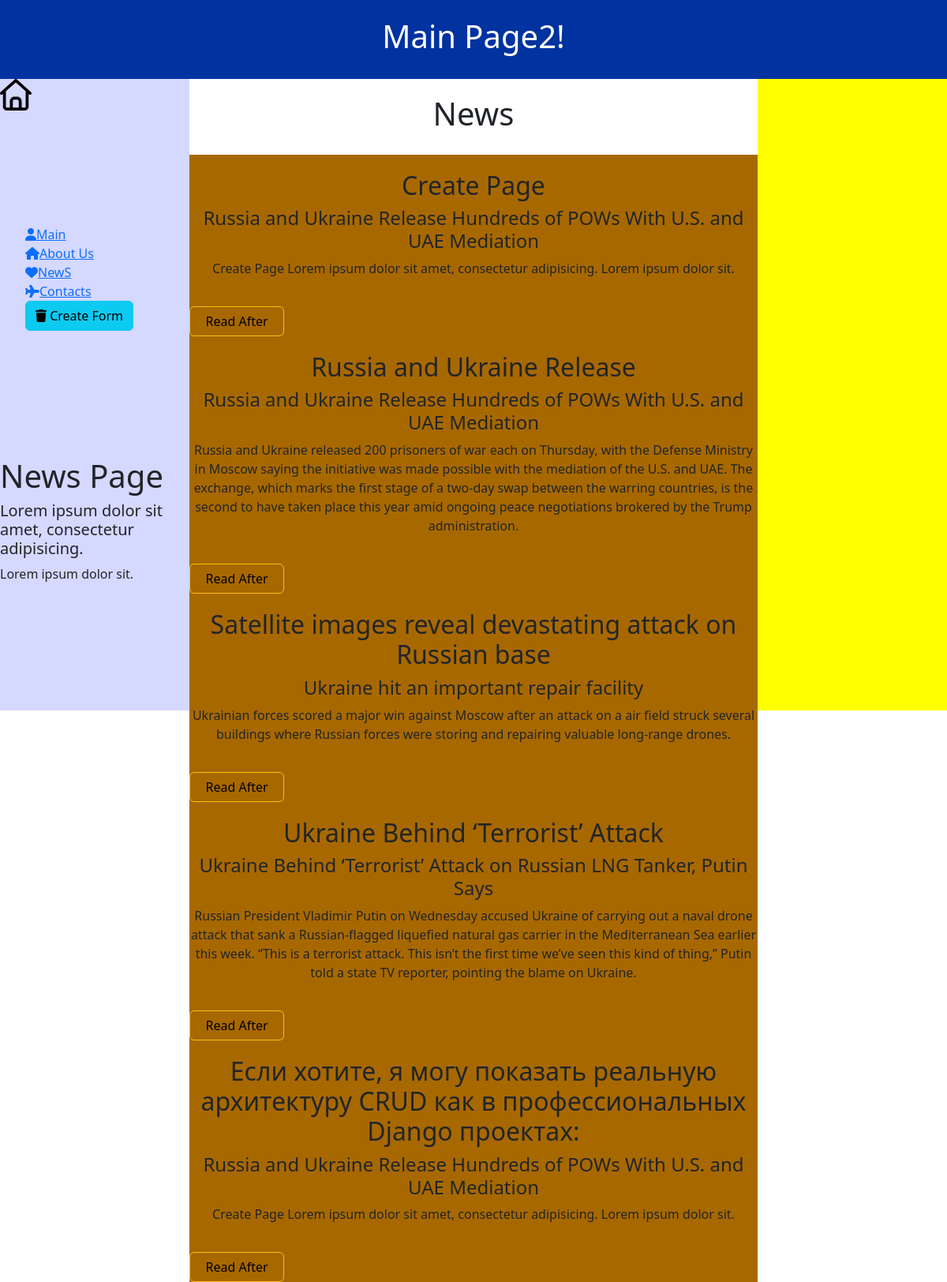
The page /news/ on the database as committed earlier.
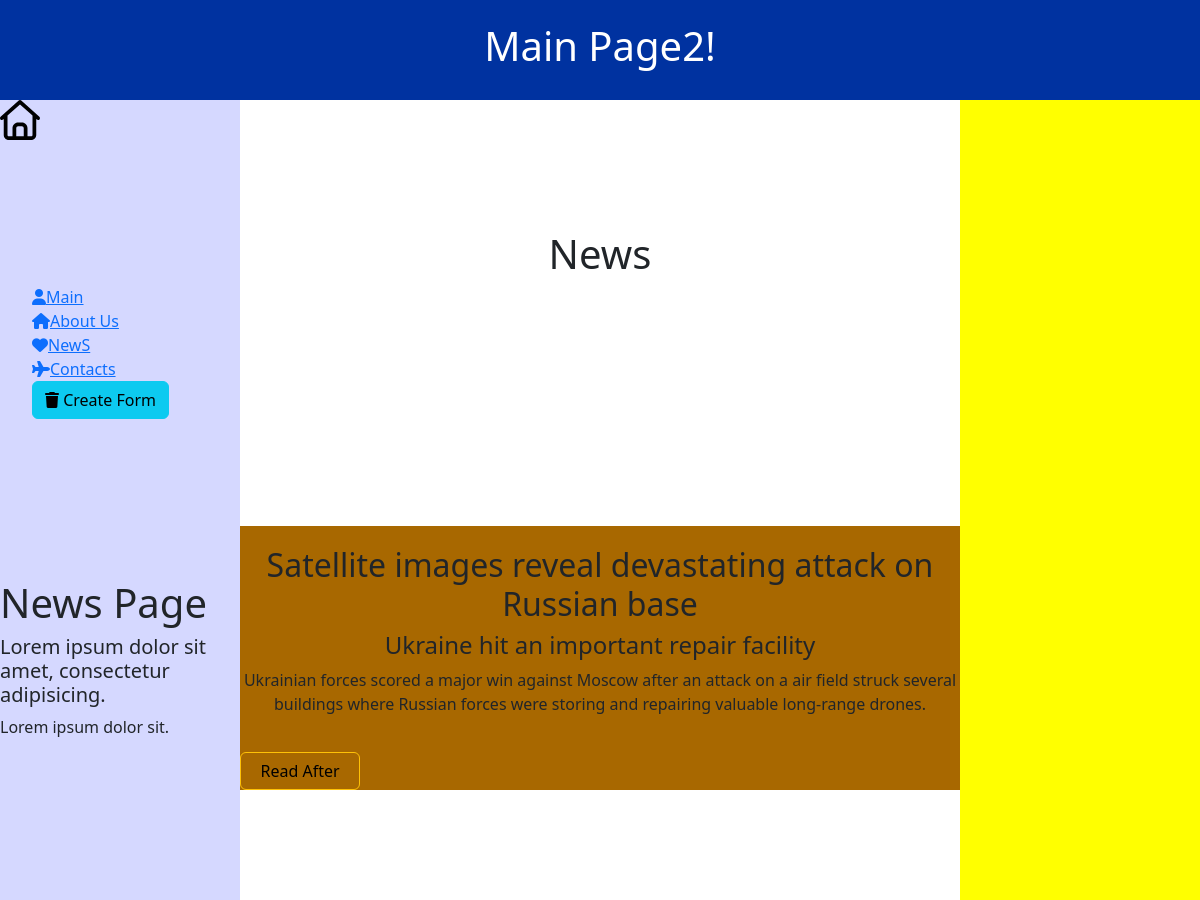
The same page on the database as committed later.
### news/models.py (models this page shows, shortened)
class Art(models.Model):
    title = models.CharField("Art Name",max_length=100)
    content = models.TextField("Art Content")
    input = models.TextField("Art Input")
    date = models.DateTimeField("Art Date")
    class Meta:
        verbose_name = "Art"
        verbose_name_plural = "Arts"

### news/views.py (the view)
# urls.py: path("news/", include('news.urls')),
def news(request):
    arts = Art.objects.order_by("title")
    return render(request, "news/news.html", {
        "arts": arts,
        "debug": "VIEW IS WORKING"
    })

### news/templates/news/news.html (shortened to what this page needs)
{% extends "main/layout.html" %}
{% block content %}
    <h1>News Page</h1>
    <h5>Lorem ipsum dolor sit amet, consectetur adipisicing.</h5>
    {% include 'main/test2.html' %}
{% endblock %}
{% block basic %}
<h1>News</h1>
 <div class ="alert-warning">
 {% if arts %}
     {% for art in arts %}
     <div class="basic">
         <div class="basic__title">
              <h2>{{ art.title }}</h2>
         </div>
         <div class="basic__input">
               <h4>{{ art.input }}</h4>
         </div>
         <div class="basic__content">
              <p>{{ art.content }}</p>
         </div>
         <a href="{% url 'detail' art.id %}" class="btn btn-warning">Read After</a>
     </div>
     {% endfor %}
{% else %}
    <p>You have not arts</p>
{% endif %}
 </div>
{% endblock %}

### main/templates/main/layout.html (shortened to what this page needs)
{% load static %}
<html lang="en">
<head>
    <link rel="stylesheet" href="  https://cdn.jsdelivr.net/npm/bootstrap@5.3.3/dist/css/bootstrap.min.css">
    <link rel="stylesheet" href="https://cdn.jsdelivr.net/npm/bootstrap@5.3.3/dist/css/bootstrap.min.css">
    <link rel="stylesheet" href="{% static 'main/css/main.css' %}">
    <link rel="stylesheet" href="static/main/css/main.css">
    <link rel="stylesheet" href="https://cdnjs.cloudflare.com/ajax/libs/font-awesome/6.5.1/css/all.min.css">
</head>
<body>
<header><h1>Main Page2!</h1></header>
<div class="main">
    <div class="main__left">
        <div class="main__left_logo">
            <img src="{% static 'main/img/house-regular.svg' %}" alt="">
        </div>
        <div class="main__left_list">
            <ul>
                <li><a href = " {% url 'index' %} "><i class="fa-solid fa-user"></i>Main</a></li>
                <li><a href = " {% url 'about' %} "><i class="fa-solid fa-house"></i>About Us</a></li>
                <li><a href = " {% url 'news' %} "><i class="fa-solid fa-heart"></i>NewS</a></li>
                <li><a href = "  "><i class="fa-solid fa-plane"></i>Contacts</a></li>
                <li><a href = " {% url 'create' %} "><button class="btn btn-info"><i class="fa-solid fa-trash"></i>  Create Form</button></a></li>
            </ul>
        </div>
        <div class="main__left_content">
            {% block content %}
            {% endblock %}
        </div>
    </div>
    <div class="main__basic">
            {% block basic %}
            {% endblock %}
    </div>
    <div class="main__right">
    </div>
</div>
</body>
</html>

### main/templates/main/test2.html
<p>Lorem ipsum dolor sit.</p>

### main/static/main/css/main.css (style rules this page uses)
header { display: grid; background-color: #0032a0; left: 0; bottom: 0; width: 100%; height: 100px; text-align: center; align-items: center; margin: 0 auto; color: #ffffff; }
ul { list-style: none; }
li { list-style: none; }
.alert-warning { display: grid; margin-top: 20px; background-color: #a86800; align-items: center; justify-content: center; margin-top: 20px; }
.btn-warning { position: relative; display: grid; margin-top: 20px; background-color: #a86800; align-items: center; justify-content: center; margin-top: 20px; width: 120px; }
.basic { display: grid; margin-top: 20px; background-color: #a86800; align-items: center; justify-content: center; margin 0 auto; }
.main__basic { width: 60%; display: grid; background: rgba(0,0,0,0); text-align: center; justify-content: center; margin-top: 20px; align-items: center; margin 0 auto; }
.main { display: flex; height: 100vh; }
.main__left { display: grid; width: 20%; background: #d5d8ff; list-style: none; height: 100%; }
.main__basic { width: 60%; }
.main__right { width: 20%; background-color: yellow; height: 100%; }
.main__left_logo { height: 40px; width: 40px; border: solid 0 red; }

Rows that differ between the two databases and show on the page:
removed Art: title "Create Page", input "Russia and Ukraine Release Hundreds of POWs With U.S. and UAE Mediation", content "Create Page Lorem ipsum dolor sit amet, consectetur adipisicing. Lorem ipsum dolor sit."
removed Art: title "Russia and Ukraine Release", input "Russia and Ukraine Release Hundreds of POWs With U.S. and UAE Mediation", content "Russia and Ukraine released 200 prisoners of war each on Thursday, with the Defense Ministry in Moscow saying the initiative was made possible with the mediation of the U.S. and UAE. The exchange, which marks the first stage of a two-day swap between the warring countries, is the second to have taken place this year amid ongoing peace negotiations brokered by the Trump administration."
removed Art: title "Ukraine Behind ‘Terrorist’ Attack", input "Ukraine Behind ‘Terrorist’ Attack on Russian LNG Tanker, Putin Says", content "Russian President Vladimir Putin on Wednesday accused Ukraine of carrying out a naval drone attack that sank a Russian-flagged liquefied natural gas carrier in the Mediterranean Sea earlier this week. “This is a terrorist attack. This isn’t the first time we’ve seen this kind of thing,” Putin told a state TV reporter, pointing the blame on Ukraine."
removed Art: title "Если хотите, я могу показать реальную архитектуру CRUD как в профессиональных Django проектах:", input "Russia and Ukraine Release Hundreds of POWs With U.S. and UAE Mediation", content "Create Page Lorem ipsum dolor sit amet, consectetur adipisicing. Lorem ipsum dolor sit."
